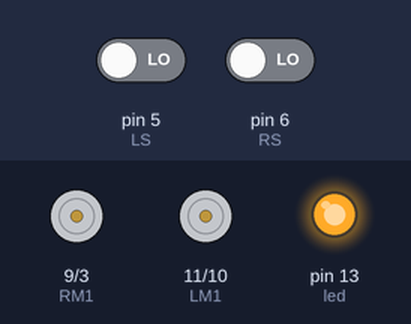
Simulated run of this sketch. Board: Arduino Uno, built with avr-gcc and run on an emulated ATmega328P. Parts: motor-driver pin pairs drawn as motors (green arrow = first pin HIGH = forward, orange = second pin HIGH = backward, longer = more drive), output pins drawn as LEDs (lit = HIGH). Inputs (shaded band) come from the test bench; at power-on: pin 5 (LS) LOW, pin 6 (RS) LOW.

Above: at 1.2 s.
1.3 s: pin 5 (LS) driven HIGH
At 1.6 s:
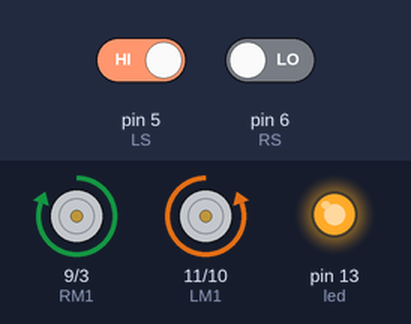
2.8 s: pin 6 (RS) driven HIGH
At 4.0 s:
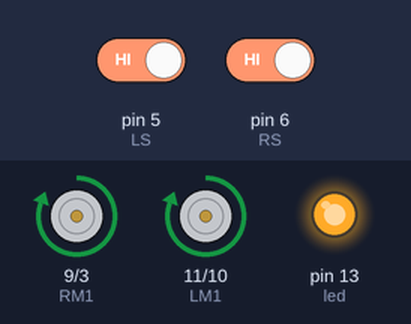
4.3 s: pin 5 (LS) driven LOW
At 5.1 s:
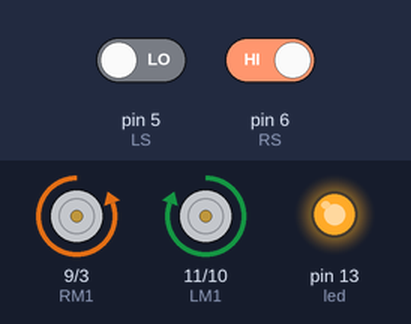
5.8 s: pin 6 (RS) driven LOW
At 6.3 s:
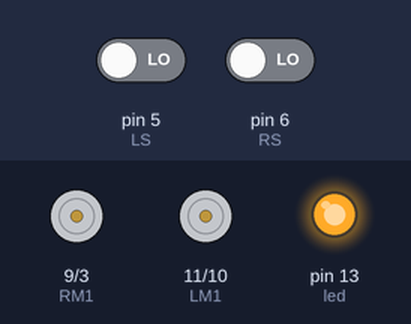
Timing chart, 0 to 8.3 s (numbered marks = the images above; inputs shaded):
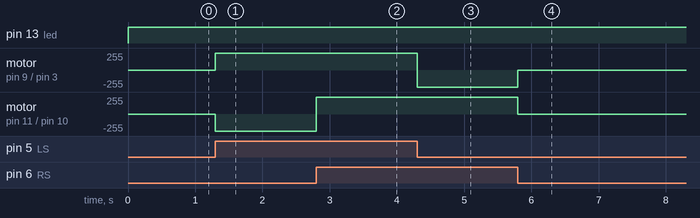

The sketch:

source_code.ino
```cpp
#define LS 5
#define RS 6
#define led 13

#define LM1 11
#define LM2 10
#define RM1 9
#define RM2 3
void setup()
{
  pinMode(LS, INPUT);
  pinMode(RS, INPUT);
  pinMode(LM1, OUTPUT);
  pinMode(LM2, OUTPUT);
  pinMode(RM1, OUTPUT);
  pinMode(RM2, OUTPUT);
  pinMode(led, OUTPUT);
}
void loop()
{
  digitalWrite(led, HIGH);
  if(digitalRead(LS) && digitalRead(RS))
  {
    digitalWrite(LM1, HIGH);
    digitalWrite(LM2, LOW);
    digitalWrite(RM1, HIGH);
    digitalWrite(RM2, LOW);
  }

  if(!(digitalRead(LS)) && digitalRead(RS))
  {
    digitalWrite(LM1, HIGH);
    digitalWrite(LM2, LOW);
    digitalWrite(RM1, LOW);
    digitalWrite(RM2, HIGH);
  }

  if(digitalRead(LS) && !(digitalRead(RS)))
  {
    digitalWrite(LM1, LOW);
    digitalWrite(LM2, HIGH);
    digitalWrite(RM1, HIGH);
    digitalWrite(RM2, LOW);
  }

  if(!(digitalRead(LS)) && !(digitalRead(RS)))
  {
     digitalWrite(LM1, LOW);
    digitalWrite(LM2, LOW);
    digitalWrite(RM1, LOW);
    digitalWrite(RM2, LOW);
  }
}
```

Measured:
- after the input at 1.3 s, motor on pin 9 (RM1) / pin 3 (RM2): stopped → forward 255/255 at once; motor on pin 11 (LM1) / pin 10 (LM2): stopped → backward 255/255 at once
- after the input at 2.8 s, motor on pin 11 (LM1) / pin 10 (LM2): backward 255/255 → forward 255/255 at once
- after the input at 4.3 s, motor on pin 9 (RM1) / pin 3 (RM2): forward 255/255 → backward 255/255 at once
- after the input at 5.8 s, motor on pin 9 (RM1) / pin 3 (RM2): backward 255/255 → stopped at once; motor on pin 11 (LM1) / pin 10 (LM2): forward 255/255 → stopped at once
